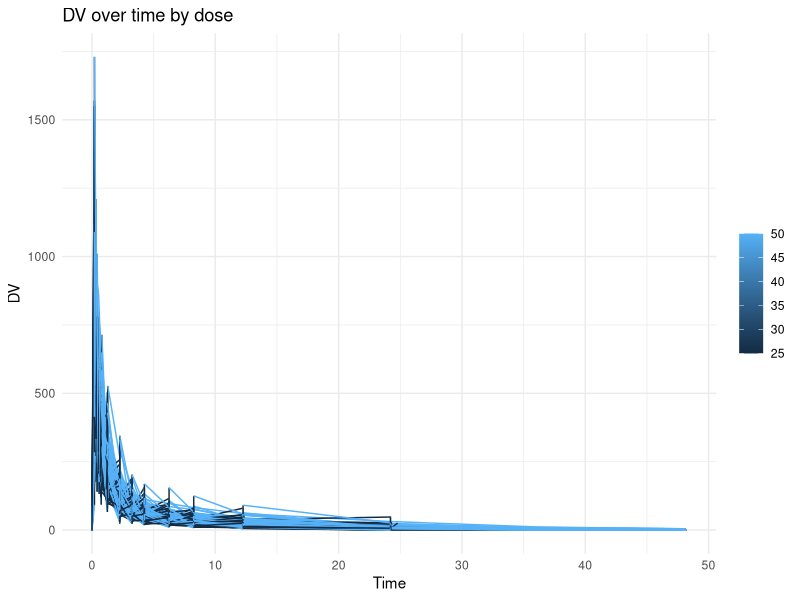
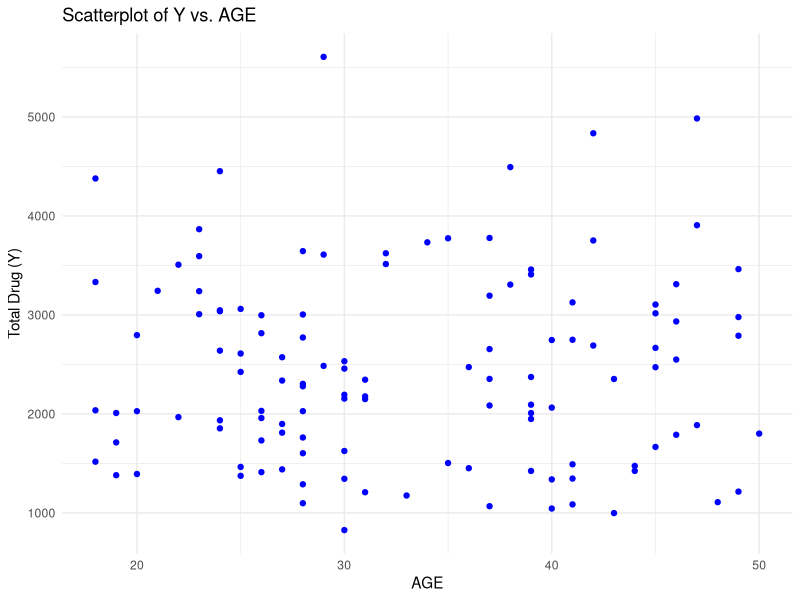
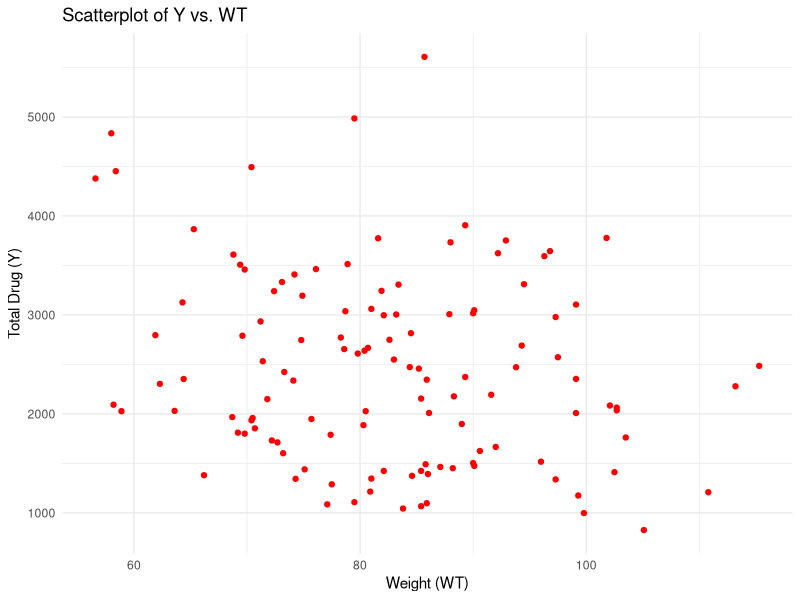
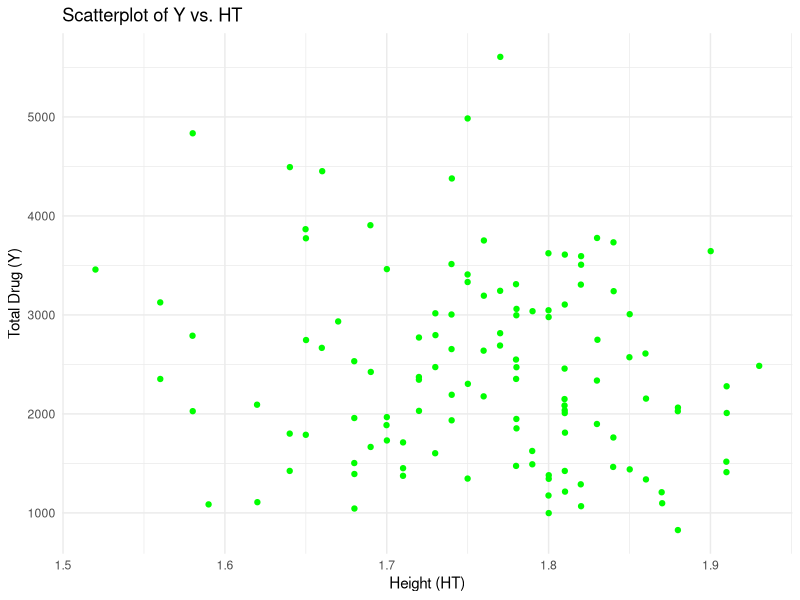
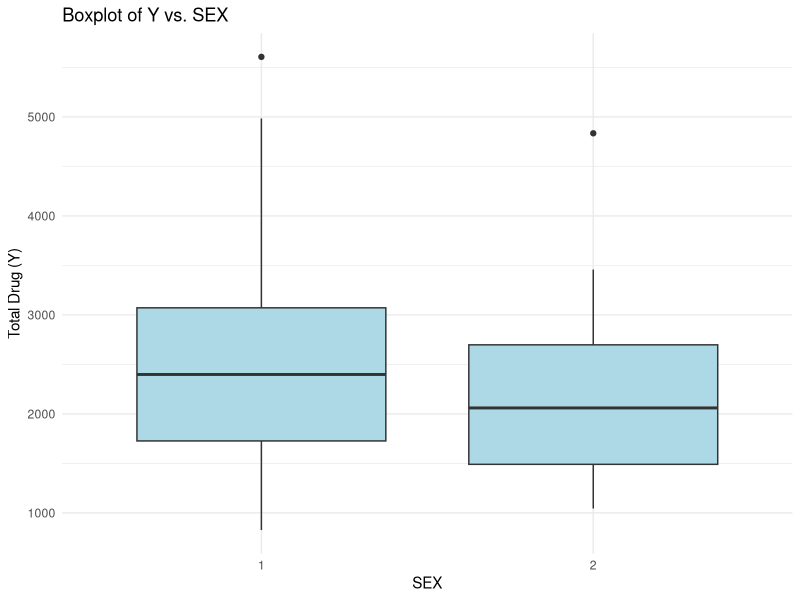
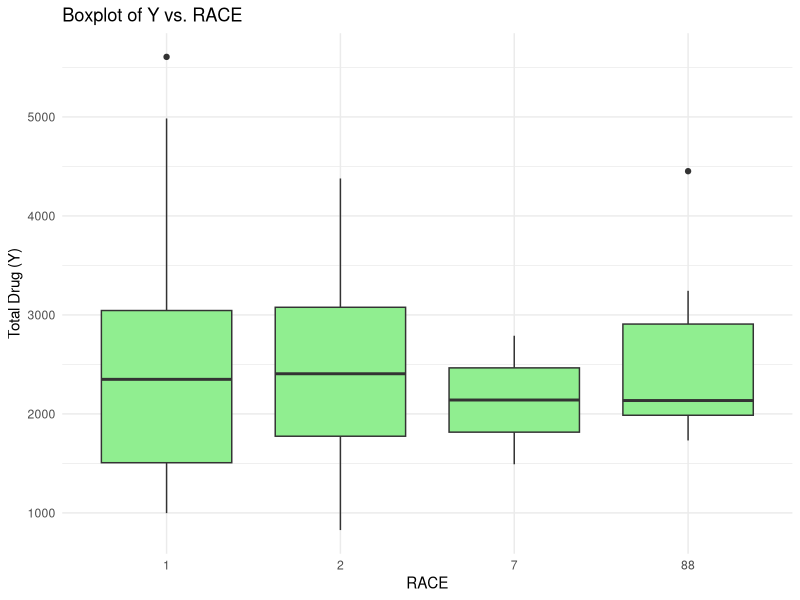
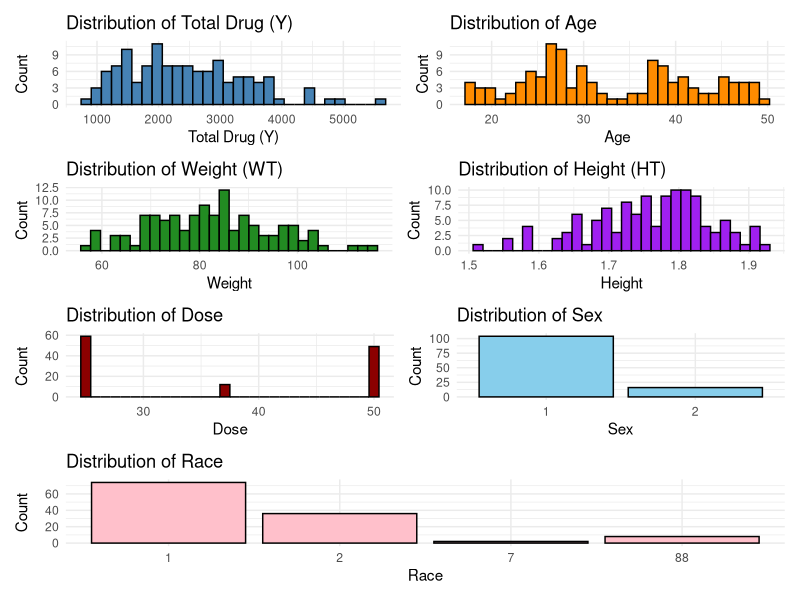
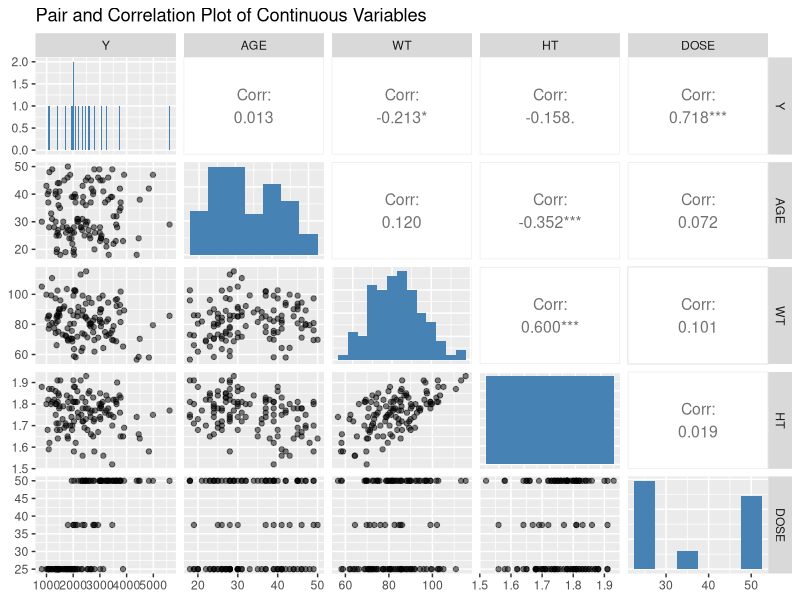

Here is the R script that generated these plots, in order:
## ---- chunk 1
library(here)
drug_mag = read.csv(here("fitting-exercise", "Mavoglurant_A2121_nmpk.csv"))
head(drug_mag)
## ---- chunk 2
library(ggplot2)
ggplot(drug_mag, aes(x=TIME, y=DV, group=ID, color=DOSE)) +
  geom_line() +
  theme_minimal() +
  labs(title = "DV over time by dose",
       x = "Time",
       y = "DV") +
  theme(legend.title = element_blank())

## ---- chunk 3
library(dplyr)
drug_mag1 = drug_mag %>%
  filter(OCC==1)
## ---- chunk 4
drug_mag2 = drug_mag1 %>%
  filter(TIME!= 0)
## ---- chunk 5
Y= drug_mag2 %>%
  group_by(ID) %>%
  summarize(Y = sum(DV, na.rm = TRUE))
print(Y)
## ---- chunk 6
drug_mag3 = drug_mag1 %>%
  filter(TIME == 0)
## ---- chunk 7
drug_mag_joined <- left_join(drug_mag3, Y, by = "ID")
## ---- chunk 8
drug_mag_final = drug_mag_joined %>%
  mutate(
    RACE=factor(RACE),
    SEX=factor(SEX)) %>%
  select(ID, Y, DOSE, AGE, SEX, RACE, WT, HT)
## ---- chunk 9
library(dplyr)
library(tidyr)
library(kableExtra)

# Summary stats for continuous variables
summary_stats <- drug_mag_final %>%
  summarize(
    Mean_Y = mean(Y, na.rm = TRUE),
    SD_Y = sd(Y, na.rm = TRUE),
    Mean_AGE = mean(AGE, na.rm = TRUE),
    SD_AGE = sd(AGE, na.rm = TRUE),
    Mean_WT = mean(WT, na.rm = TRUE),
    SD_WT = sd(WT, na.rm = TRUE),
    Mean_HT = mean(HT, na.rm = TRUE),
    SD_HT = sd(HT, na.rm = TRUE),
    Mean_Dose = mean(DOSE, na.rm = TRUE),
    SD_Dose = sd(DOSE, na.rm = TRUE)
  ) %>%
  pivot_longer(cols = everything(),
               names_to = c(".value", "Measure"),
               names_sep = "_") %>%
  mutate(
    Mean = format(round(Mean, 2), nsmall = 2),
    SD = format(round(SD, 2), nsmall = 2)
  ) %>%
  select(Measure, Mean, SD)

# Bigger blank row for separation
blank_row <- tibble(Measure = " ", Mean = " ", SD = " ")

# Subheading row for percentage-based variables
percent_heading <- tibble(Measure = "Categorical Variables", Mean = " ", SD = " ")

# Percentage for SEX
sex_summary <- drug_mag_final %>%
  count(SEX) %>%
  mutate(Percent = round(n / sum(n) * 100, 1)) %>%
  summarize(
    Measure = "SEX",
    Mean = paste0("SEX = 1: ", Percent[SEX == 1], "%"),
    SD = paste0("SEX = 2: ", Percent[SEX == 2], "%")
  )

# Percentage for RACE
race_summary <- drug_mag_final %>%
  count(RACE) %>%
  mutate(Percent = round(n / sum(n) * 100, 1)) %>%
  summarize(
    Measure = "RACE",
    Mean = paste0("RACE = 1: ", Percent[RACE == 1], "%"),
    SD = paste0("RACE = 2: ", Percent[RACE == 2], "%")
  )

# Combine all the tables
final_summary <- bind_rows(summary_stats, blank_row, blank_row, percent_heading, blank_row, sex_summary, race_summary)

# Display the final table with clear sectioning and subheadings
final_summary %>%
  kable("html", col.names = c("Measure", "Mean", "SD"),
        caption = "Summary Statistics and Percentages") %>%
  add_header_above(c(" " = 1, "Continuous Variables" = 2)) %>%
  kable_styling(bootstrap_options = c("striped", "hover", "condensed")) %>%
  row_spec(nrow(summary_stats) + 3, bold = TRUE, color = "black", hline_after = TRUE) %>% # Style the percentage-based subheading
  row_spec(nrow(summary_stats) + 1, hline_after = TRUE) # Visual break before percentages


## ---- chunk 10
library(ggplot2)

# Scatterplot of Y vs. AGE
ggplot(drug_mag_final, aes(x = AGE, y = Y)) +
  geom_point(color = 'blue') +
  labs(title = "Scatterplot of Y vs. AGE", x = "AGE", y = "Total Drug (Y)") +
  theme_minimal()

# Scatterplot of Y vs. WT (weight)
ggplot(drug_mag_final, aes(x = WT, y = Y)) +
  geom_point(color = 'red') +
  labs(title = "Scatterplot of Y vs. WT", x = "Weight (WT)", y = "Total Drug (Y)") +
  theme_minimal()

# Scatterplot of Y vs. HT (height)
ggplot(drug_mag_final, aes(x = HT, y = Y)) +
  geom_point(color = 'green') +
  labs(title = "Scatterplot of Y vs. HT", x = "Height (HT)", y = "Total Drug (Y)") +
  theme_minimal()

## ---- chunk 11
# Boxplot of Y vs. SEX
ggplot(drug_mag_final, aes(x = factor(SEX), y = Y)) +
  geom_boxplot(fill = 'lightblue') +
  labs(title = "Boxplot of Y vs. SEX", x = "SEX", y = "Total Drug (Y)") +
  theme_minimal()

# Boxplot of Y vs. RACE
ggplot(drug_mag_final, aes(x = factor(RACE), y = Y)) +
  geom_boxplot(fill = 'lightgreen') +
  labs(title = "Boxplot of Y vs. RACE", x = "RACE", y = "Total Drug (Y)") +
  theme_minimal()

## ---- chunk 12
library(ggplot2)
library(patchwork) # To combine plots

# Histogram for continuous variables
p1 <- ggplot(drug_mag_final, aes(x = Y)) +
  geom_histogram(fill = 'steelblue', color = 'black', bins = 30) +
  labs(title = "Distribution of Total Drug (Y)", x = "Total Drug (Y)", y = "Count") +
  theme_minimal()

p2 <- ggplot(drug_mag_final, aes(x = AGE)) +
  geom_histogram(fill = 'darkorange', color = 'black', bins = 30) +
  labs(title = "Distribution of Age", x = "Age", y = "Count") +
  theme_minimal()

p3 <- ggplot(drug_mag_final, aes(x = WT)) +
  geom_histogram(fill = 'forestgreen', color = 'black', bins = 30) +
  labs(title = "Distribution of Weight (WT)", x = "Weight", y = "Count") +
  theme_minimal()

p4 <- ggplot(drug_mag_final, aes(x = HT)) +
  geom_histogram(fill = 'purple', color = 'black', bins = 30) +
  labs(title = "Distribution of Height (HT)", x = "Height", y = "Count") +
  theme_minimal()

p5 <- ggplot(drug_mag_final, aes(x = DOSE)) +
  geom_histogram(fill = 'darkred', color = 'black', bins = 30) +
  labs(title = "Distribution of Dose", x = "Dose", y = "Count") +
  theme_minimal()

# Bar plots for categorical variables
p6 <- ggplot(drug_mag_final, aes(x = factor(SEX))) +
  geom_bar(fill = 'skyblue', color = 'black') +
  labs(title = "Distribution of Sex", x = "Sex", y = "Count") +
  theme_minimal()

p7 <- ggplot(drug_mag_final, aes(x = factor(RACE))) +
  geom_bar(fill = 'pink', color = 'black') +
  labs(title = "Distribution of Race", x = "Race", y = "Count") +
  theme_minimal()

# Combine the plots
(p1 + p2) / (p3 + p4) / (p5 + p6) / p7

## ---- chunk 13
library(GGally)
library(ggplot2)

# Select only continuous variables for pair plots
continuous_vars <- drug_mag_final %>%
  select(Y, AGE, WT, HT, DOSE)

# Pair plot with customized bin width
ggpairs(continuous_vars, 
        lower = list(continuous = wrap("points", alpha = 0.5)),
        upper = list(continuous = wrap("cor", size = 4)),
        diag = list(continuous = wrap("barDiag", fill = "steelblue", binwidth = 5)),
        title = "Pair and Correlation Plot of Continuous Variables")

## ---- chunk 14
#Dose
dose_model = lm(Y~DOSE, data=drug_mag_final)
summary(dose_model)
## ---- chunk 15
#All predictors
full_model = lm(Y~ DOSE + HT + WT + AGE + as.factor(SEX) + as.factor(RACE), data=drug_mag_final)
summary(full_model)
## ---- chunk 16
#Model 1
# Get predictions for model 1
predictions <- predict(dose_model)

# Calculate RMSE
actuals <- drug_mag_final$Y
rmse <- sqrt(mean((predictions - actuals)^2))

# Calculate R-squared
r_squared <- summary(dose_model)$r.squared

# Print results
cat("RMSE:", round(rmse, 2), "\n")
cat("R-squared:", round(r_squared, 2), "\n")


#Model 2
# Get predictions for model 2
predictions <- predict(full_model)

# Calculate RMSE
actuals <- drug_mag_final$Y
rmse <- sqrt(mean((predictions - actuals)^2))

# Calculate R-squared
r_squared <- summary(full_model)$r.squared

# Print results
cat("RMSE:", round(rmse, 2), "\n")
cat("R-squared:", round(r_squared, 2), "\n")


## ---- chunk 17
logistic_dose_model = glm(SEX~DOSE, data=drug_mag_final, family=binomial)
summary(logistic_dose_model)
## ---- chunk 18
full_sex_model = glm(SEX~DOSE + Y + HT + WT + AGE + as.factor(RACE), data=drug_mag_final, family=binomial)
summary(full_sex_model)
## ---- chunk 19
library(pROC)

# Model 1: Dose only
predicted_probs1 <- predict(logistic_dose_model, type = "response")
predicted_sex1 <- ifelse(predicted_probs1 > 0.5, 2, 1)

accuracy1 <- mean(predicted_sex1 == drug_mag_final$SEX)
cat("Model 1 - Accuracy:", round(accuracy1 * 100, 2), "%\n")

roc_curve1 <- roc(drug_mag_final$SEX, predicted_probs1)
auc_value1 <- auc(roc_curve1)
cat("Model 1 - ROC-AUC:", round(auc_value1, 3), "\n")

# Model 2: Full model (dose + other predictors)
predicted_probs2 <- predict(full_sex_model, type = "response")
predicted_sex2 <- ifelse(predicted_probs2 > 0.5, 2, 1)

accuracy2 <- mean(predicted_sex2 == drug_mag_final$SEX)
cat("Model 2 - Accuracy:", round(accuracy2 * 100, 2), "%\n")

roc_curve2 <- roc(drug_mag_final$SEX, predicted_probs2)
auc_value2 <- auc(roc_curve2)
cat("Model 2 - ROC-AUC:", round(auc_value2, 3), "\n")
